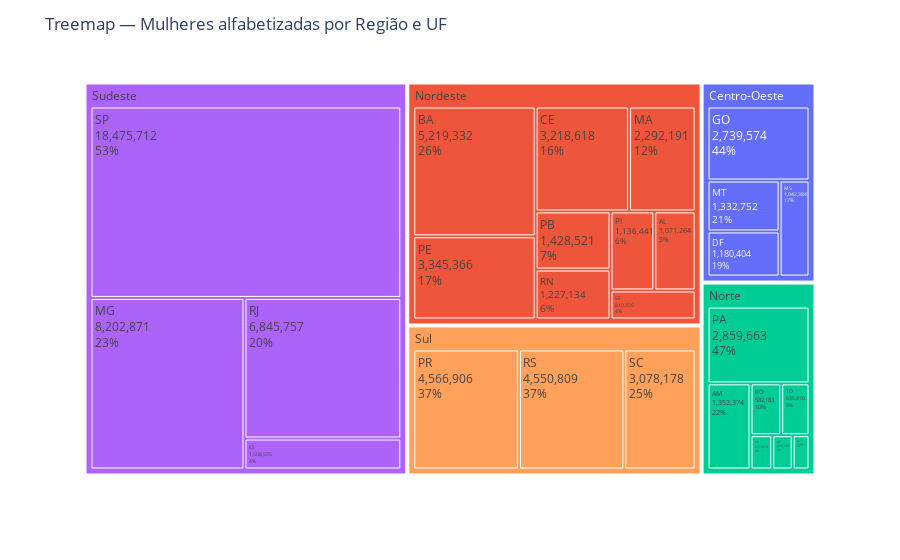

Write notebook code for a chart like this one.
### Markdown cell above
Ao consolidar os dados por macroregiões, observei que os números absolutos de alfabetização acompanham a densidade demográfica do país.

A região Sudeste lidera com o maior contingente total de mulheres alfabetizadas, refletindo a sua posição como a região mais populosa do Brasil, distanciando-se significativamente dos números da região Norte.

Da mesma forma, identifiquei que o Nordeste ocupa o segundo lugar em quantidade de mulheres alfabetizadas. Este dado é importante pois demonstra que, embora a taxa percentual de alfabetização na região apresente desafios, o volume absoluto de mulheres alfabetizadas permanece alto devido à grande dimensão populacional da região.

Confira o gráfico de distribuição abaixo.

### Code cell
# Filtrar somente mulheres alfabetizadas por UF 
df_mulheres = df_censo[df_censo['sexo'] == 'Mulheres'].copy()
df_mulheres['populacao'] = pd.to_numeric(df_mulheres['populacao'], errors='coerce').fillna(0)

df_alfa = (
    df_mulheres[df_mulheres['alfabetizacao'] == 'Alfabetizadas']
    .groupby(['region', 'sigla_uf'], as_index=False)['populacao']
    .sum()
    .rename(columns={'populacao': 'populacao_alfabetizadas'})
)

# Totais por região (para percentuais)
region_totals = df_alfa.groupby('region', as_index=False)['populacao_alfabetizadas'].sum().rename(columns={'populacao_alfabetizadas':'region_total'})
df_alfa = df_alfa.merge(region_totals, on='region', how='left')
df_alfa['pct_da_regiao'] = df_alfa['populacao_alfabetizadas'] / df_alfa['region_total']

# Coluna formatada para hover
df_alfa['hover_pct'] = (df_alfa['pct_da_regiao'] * 100).round(2).astype(str) + '%'

# Plot
fig = px.treemap(
    df_alfa,
    path=['region', 'sigla_uf'],
    values='populacao_alfabetizadas',
    color='region',                     # cores por região
    hover_data={'populacao_alfabetizadas': True, 'hover_pct': True, 'region_total': False, 'region': False}
)
fig.update_traces(textinfo='label+value+percent parent')  # mostra label, valor e % relativo ao pai
fig.update_layout(title='Treemap — Mulheres alfabetizadas por Região e UF')
fig.show()

### Figure 1 — Plotly figure (JSON) as saved in the notebook; plotly's stock layout.template omitted (floating-point values rounded to 4 significant figures)
{"data": [{"branchvalues": "total", "customdata": [[1180404, "18.75%", "6295114", "Centro-Oeste"], [2739574, "43.52%", "6295114", "Centro-Oeste"], [1042384, "16.56%", "6295114", "Centro-Oeste"], [1332752, "21.17%", "6295114", "Centro-Oeste"], [6295114, "(?)", "6295114", "Centro-Oeste"], [19749206, "(?)", "19749206", "Nordeste"], [810339, "4.1%", "19749206", "Nordeste"], [1227134, "6.21%", "19749206", "Nordeste"], [1136441, "5.75%", "19749206", "Nordeste"], [1428521, "7.23%", "19749206", "Nordeste"], [2292191, "11.61%", "19749206", "Nordeste"], [3218618, "16.3%", "19749206", "Nordeste"], [5219332, "26.43%", "19749206", "Nordeste"], [1071264, "5.42%", "19749206", "Nordeste"], [3345366, "16.94%", "19749206", "Nordeste"], [535910, "8.83%", "6069316", "Norte"], [6069316, "(?)", "6069316", "Norte"], [211024, "3.48%", "6069316", "Norte"], [255543, "4.21%", "6069316", "Norte"], [2859663, "47.12%", "6069316", "Norte"], [1352374, "22.28%", "6069316", "Norte"], [272619, "4.49%", "6069316", "Norte"], [582183, "9.59%", "6069316", "Norte"], [1508935, "4.31%", "35033275", "Sudeste"], [8202871, "23.41%", "35033275", "Sudeste"], [6845757, "19.54%", "35033275", "Sudeste"], [18475712, "52.74%", "35033275", "Sudeste"], [35033275, "(?)", "35033275", "Sudeste"], [4566906, "37.45%", "12195893", "Sul"], [4550809, "37.31%", "12195893", "Sul"], [3078178, "25.24%", "12195893", "Sul"], [12195893, "(?)", "12195893", "Sul"]], "domain": {"x": [0, 1], "y": [0, 1]}, "hovertemplate": "labels=%{label}<br>populacao_alfabetizadas=%{customdata[0]}<br>parent=%{parent}<br>id=%{id}<br>hover_pct=%{customdata[1]}<extra></extra>", "ids": ["Centro-Oeste/DF", "Centro-Oeste/GO", "Centro-Oeste/MS", "Centro-Oeste/MT", "Centro-Oeste", "Nordeste", "Nordeste/SE", "Nordeste/RN", "Nordeste/PI", "Nordeste/PB", "Nordeste/MA", "Nordeste/CE", "Nordeste/BA", "Nordeste/AL", "Nordeste/PE", "Norte/TO", "Norte", "Norte/RR", "Norte/AP", "Norte/PA", "Norte/AM", "Norte/AC", "Norte/RO", "Sudeste/ES", "Sudeste/MG", "Sudeste/RJ", "Sudeste/SP", "Sudeste", "Sul/PR", "Sul/RS", "Sul/SC", "Sul"], "labels": ["DF", "GO", "MS", "MT", "Centro-Oeste", "Nordeste", "SE", "RN", "PI", "PB", "MA", "CE", "BA", "AL", "PE", "TO", "Norte", "RR", "AP", "PA", "AM", "AC", "RO", "ES", "MG", "RJ", "SP", "Sudeste", "PR", "RS", "SC", "Sul"], "marker": {"colors": ["#636efa", "#636efa", "#636efa", "#636efa", "#636efa", "#EF553B", "#EF553B", "#EF553B", "#EF553B", "#EF553B", "#EF553B", "#EF553B", "#EF553B", "#EF553B", "#EF553B", "#00cc96", "#00cc96", "#00cc96", "#00cc96", "#00cc96", "#00cc96", "#00cc96", "#00cc96", "#ab63fa", "#ab63fa", "#ab63fa", "#ab63fa", "#ab63fa", "#FFA15A", "#FFA15A", "#FFA15A", "#FFA15A"]}, "name": "", "parents": ["Centro-Oeste", "Centro-Oeste", "Centro-Oeste", "Centro-Oeste", "", "", "Nordeste", "Nordeste", "Nordeste", "Nordeste", "Nordeste", "Nordeste", "Nordeste", "Nordeste", "Nordeste", "Norte", "", "Norte", "Norte", "Norte", "Norte", "Norte", "Norte", "Sudeste", "Sudeste", "Sudeste", "Sudeste", "", "Sul", "Sul", "Sul", ""], "textinfo": "label+value+percent parent", "type": "treemap", "values": [1180000.0, 2740000.0, 1042000.0, 1333000.0, 6295000.0, 19750000.0, 810300.0, 1227000.0, 1136000.0, 1429000.0, 2292000.0, 3219000.0, 5219000.0, 1071000.0, 3345000.0, 535900.0, 6069000.0, 211000.0, 255500.0, 2860000.0, 1352000.0, 272600.0, 582200.0, 1509000.0, 8203000.0, 6846000.0, 18480000.0, 35030000.0, 4567000.0, 4551000.0, 3078000.0, 12200000.0]}], "layout": {"legend": {"tracegroupgap": 0}, "margin": {"t": 60}, "title": {"text": "Treemap — Mulheres alfabetizadas por Região e UF"}}}
